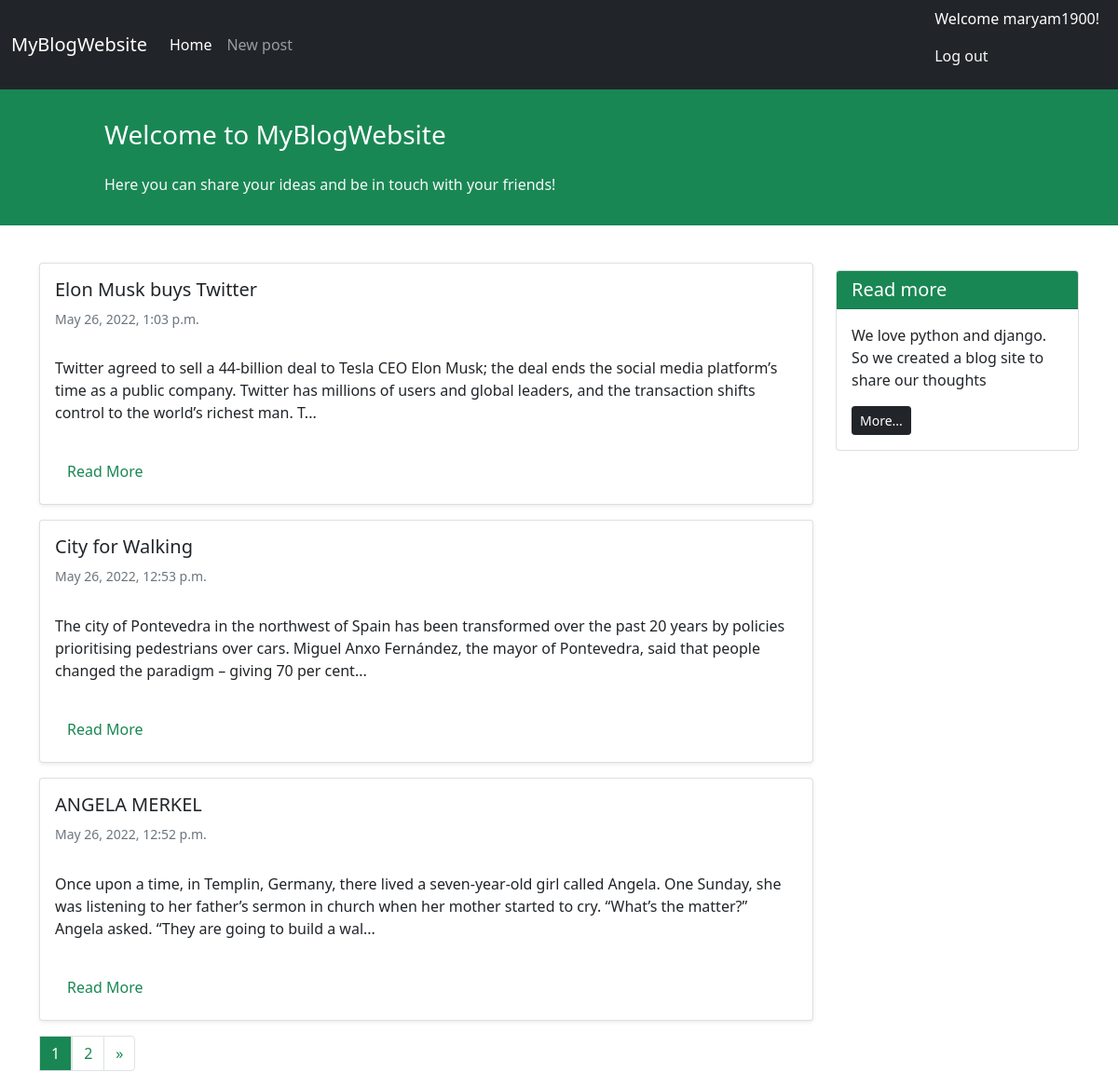
The page / (signed in) on the database its author committed.
### blog/models.py (models this page shows, shortened)
class Post(models.Model):
    STATUS_CHOICES = (
        ('published', 'Published'),
        ('draft', 'Draft'),
    )
    title = models.CharField(max_length=200)
    text = models.TextField()
    author = models.ForeignKey(get_user_model(), on_delete=models.CASCADE)
    datetime_created = models.DateTimeField(auto_now_add=True)
    datetime_modified = models.DateTimeField(auto_now=True)
    status = models.CharField(choices=STATUS_CHOICES, max_length=10)
    slug = models.SlugField(max_length=250, blank=False, editable=False)
    cover = models.ImageField(upload_to='post_cover/', blank=True)
    def get_absolute_url(self):
        kwargs = {
            'slug' : self.slug,
            'pk' : self.id,
        }
        return reverse('post_detail', kwargs=kwargs)

### blog/views.py (the view)
# urls.py: path('', views.PostListView.as_view(), name='post_list'),
class PostListView(generic.ListView):
    model = Post
    template_name = 'blog/posts_list.html'
    context_object_name = 'posts'
    paginate_by = 3
    def get_queryset(self):
        return Post.objects.filter(status='published').order_by('-datetime_modified')

### blog/templates/blog/posts_list.html (shortened to what this page needs)
{% extends '_base.html' %}
{% block content %}
<div class="container mt-4">
    <div class="row">
        <div class="col-9">
            {% for post in posts %}
            <div class="card shadow-sm my-3">
                <div class="card-body">
                    <h5 class="card-title">{{post.title}}</h5>
                    <h6 class="card-subtitle mb-2 text-muted small py-2">{{post.datetime_modified}}</h6>
                    <p class="card-text py-3">
                        {{post.text|slice:"250"}}...
                    </p>
                    <a href="{{ post.get_absolute_url }}" class="btn btn-m text-success">Read More</a>
                </div>
            </div>
            {% endfor %}
        </div>
        <div class="col-3">
                <div class="card  my-4">
                    <h5 class="card-header text-white bg-success">Read more</h5>
                    <div class="card-body">
                        <p class="card-text">We love python and django. So we created a blog site to share our
                            thoughts</p>
                        <a href="#"
                           class="btn btn-sm btn-dark">
                            More...
                        </a>
                    </div>
                </div>
        </div>
        <nav aria-label="Page navigation example">
            <ul class="pagination">
                {% for i in page_obj.paginator.page_range %}
                    {% if page_obj.number == i %}
                        <a href="?page={{ i }}" class="text-decoration-none">
                            <li class="page-item page-link bg-success text-white">{{ i }}</li>
                        </a>
                    {% else %}
                        <a href="?page={{ i }}" class="text-decoration-none">
                            <li class="page-item page-link text-success">{{ i }}</li>
                        </a>
                    {% endif %}
                {% endfor %}
                {% if page_obj.has_next %}
                    <li class="page-item">
                        <a class="page-link text-success" href="?page={{ page_obj.next_page_number }}" aria-label="Next">
                            <span aria-hidden="true">&raquo;</span>
                        </a>
                    </li>
                {% endif %}
            </ul>
        </nav>
    </div>
</div>
{% endblock content %}

### templates/_base.html (shortened to what this page needs)
<!doctype html>
<html lang="en">
<head>
    <link href="https://cdn.jsdelivr.net/npm/bootstrap@5.1.3/dist/css/bootstrap.min.css" rel="stylesheet"
>
</head>
<body>
<nav class="navbar navbar-expand-lg navbar-dark bg-dark">
    <div class="container-fluid">
        <a class="navbar-brand" >MyBlogWebsite</a>
        <div class="collapse navbar-collapse" id="navbarNavAltMarkup">
            <div class="navbar-nav">
                <a class="nav-link active" aria-current="page" href="{% url 'post_list' %}">Home</a>
                <a class="nav-link" href="{% url 'post_create' %}">New post</a>
            </div>
        </div>
        <div class="mx-2 text-white">
            {% if user.is_authenticated %}
               <p>Welcome {{user.username}}!</p>
                <p><a class="text-light text-decoration-none" href="{% url 'logout' %}">Log out</a></p>
            {% else %}
                <a class="text-light text-decoration-none" href="{% url 'login' %}">Log in</a> | <a class="text-light text-decoration-none" href="{% url 'signup' %}">Sign up</a>
            {% endif %}
        </div>
    </div>
</nav>
<div class="container-fluid bg-success">
    <div class="row py-3">
        <div class="col-md-8 col-md-10 mx-auto">
            <h3 class="my-4 mt-3 text-white">Welcome to MyBlogWebsite</h3>
            <p class="text-light"> Here you can share your ideas and be in touch with your friends!</p>
        </div>
    </div>
</div>
        {% block content %}
        {% endblock content %}
</body>
</html>

### rows shown on the page
Post: title "Elon Musk buys Twitter", datetime_modified "May 26, 2022, 1:03 p.m.", text "Twitter agreed to sell a 44-billion deal to Tesla CEO Elon Musk; the deal ends the social media platform’s time as a public company. Twitter has millions of users and global leaders, and the transaction shifts control to the world’s richest man. T"
Post: title "City for Walking", datetime_modified "May 26, 2022, 12:53 p.m.", text "The city of Pontevedra in the northwest of Spain has been transformed over the past 20 years by policies prioritising pedestrians over cars. Miguel Anxo Fernández, the mayor of Pontevedra, said that people changed the paradigm – giving 70 per cent"
Post: title "ANGELA MERKEL", datetime_modified "May 26, 2022, 12:52 p.m.", text "Once upon a time, in Templin, Germany, there lived a seven-year-old girl called Angela. One Sunday, she was listening to her father’s sermon in church when her mother started to cry. “What’s the matter?” Angela asked. “They are going to build a wal"

### other values the page prints
{{ user.username }} "maryam1900"
{{ i }} "1"
{{ i }} "2"
